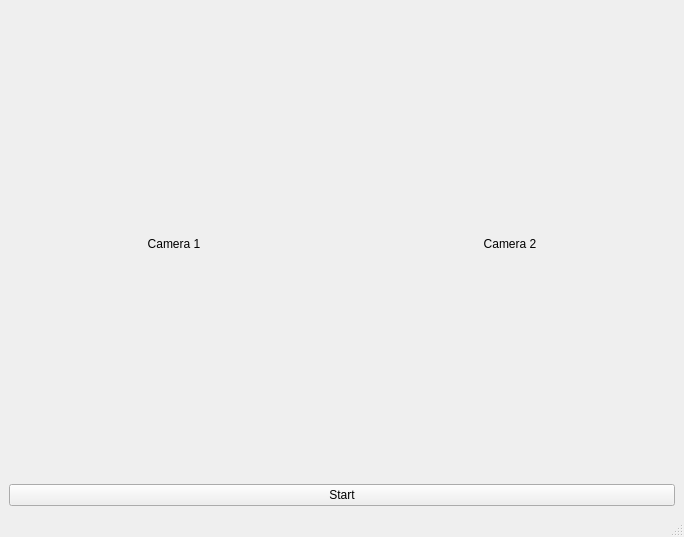
<?xml version="1.0" encoding="UTF-8"?>
<ui version="4.0">
 <class>MainWindow</class>
 <widget class="QMainWindow" name="MainWindow">
  <property name="geometry">
   <rect>
    <x>0</x>
    <y>0</y>
    <width>684</width>
    <height>537</height>
   </rect>
  </property>
  <property name="windowTitle">
   <string>Camera Feed</string>
  </property>
  <widget class="QWidget" name="centralwidget">
   <layout class="QGridLayout" name="gridLayout">
    <item row="0" column="0">
     <layout class="QHBoxLayout" name="horizontalLayout">
      <item>
       <widget class="QLabel" name="label_cam1">
        <property name="maximumSize">
         <size>
          <width>640</width>
          <height>480</height>
         </size>
        </property>
        <property name="text">
         <string>Camera 1</string>
        </property>
        <property name="alignment">
         <set>Qt::AlignCenter</set>
        </property>
       </widget>
      </item>
      <item>
       <widget class="QLabel" name="label_cam2">
        <property name="maximumSize">
         <size>
          <width>640</width>
          <height>480</height>
         </size>
        </property>
        <property name="text">
         <string>Camera 2</string>
        </property>
        <property name="alignment">
         <set>Qt::AlignCenter</set>
        </property>
       </widget>
      </item>
     </layout>
    </item>
    <item row="1" column="0">
     <widget class="QPushButton" name="pushButton">
      <property name="text">
       <string>Start</string>
      </property>
     </widget>
    </item>
   </layout>
  </widget>
  <widget class="QMenuBar" name="menubar">
   <property name="geometry">
    <rect>
     <x>0</x>
     <y>0</y>
     <width>684</width>
     <height>28</height>
    </rect>
   </property>
  </widget>
  <widget class="QStatusBar" name="statusbar"/>
 </widget>
 <resources/>
 <connections/>
</ui>
